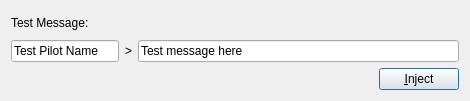
<?xml version="1.0" encoding="UTF-8"?>
<ui version="4.0">
 <class>DebugMessage</class>
 <widget class="QDialog" name="DebugMessage">
  <property name="geometry">
   <rect>
    <x>0</x>
    <y>0</y>
    <width>470</width>
    <height>101</height>
   </rect>
  </property>
  <property name="windowTitle">
   <string>Debugging</string>
  </property>
  <layout class="QGridLayout" name="gridLayout">
   <item row="0" column="0">
    <widget class="QLabel" name="label_2">
     <property name="text">
      <string>Test Message:</string>
     </property>
    </widget>
   </item>
   <item row="1" column="0">
    <widget class="QLineEdit" name="lineEdit_pilot">
     <property name="text">
      <string>Test Pilot Name</string>
     </property>
    </widget>
   </item>
   <item row="1" column="1">
    <widget class="QLabel" name="label">
     <property name="text">
      <string>&gt;</string>
     </property>
    </widget>
   </item>
   <item row="1" column="2" colspan="2">
    <widget class="QLineEdit" name="lineEdit_message">
     <property name="sizePolicy">
      <sizepolicy hsizetype="Expanding" vsizetype="Fixed">
       <horstretch>2</horstretch>
       <verstretch>0</verstretch>
      </sizepolicy>
     </property>
     <property name="text">
      <string>Test message here</string>
     </property>
    </widget>
   </item>
   <item row="2" column="2">
    <spacer name="horizontalSpacer">
     <property name="orientation">
      <enum>Qt::Horizontal</enum>
     </property>
     <property name="sizeHint" stdset="0">
      <size>
       <width>193</width>
       <height>20</height>
      </size>
     </property>
    </spacer>
   </item>
   <item row="2" column="3">
    <widget class="QPushButton" name="pushButton">
     <property name="sizePolicy">
      <sizepolicy hsizetype="Fixed" vsizetype="Fixed">
       <horstretch>0</horstretch>
       <verstretch>0</verstretch>
      </sizepolicy>
     </property>
     <property name="text">
      <string>&amp;Inject</string>
     </property>
    </widget>
   </item>
  </layout>
 </widget>
 <resources/>
 <connections/>
</ui>
